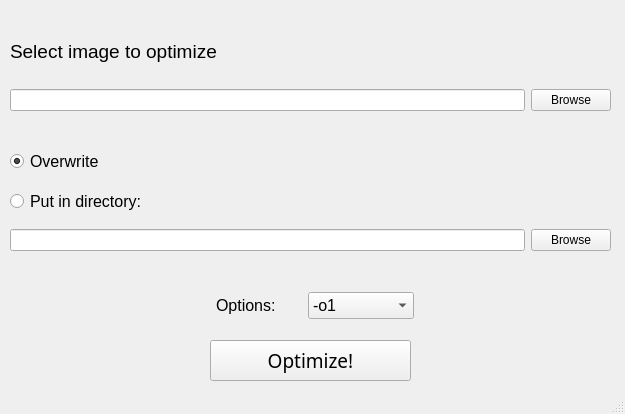
<?xml version="1.0" encoding="UTF-8"?>
<ui version="4.0">
 <class>MainWindow</class>
 <widget class="QMainWindow" name="MainWindow">
  <property name="geometry">
   <rect>
    <x>0</x>
    <y>0</y>
    <width>625</width>
    <height>414</height>
   </rect>
  </property>
  <property name="windowTitle">
   <string>optipng-gui</string>
  </property>
  <widget class="QWidget" name="centralwidget">
   <widget class="QPushButton" name="optimizeButton">
    <property name="geometry">
     <rect>
      <x>210</x>
      <y>340</y>
      <width>201</width>
      <height>41</height>
     </rect>
    </property>
    <property name="font">
     <font>
      <family>Noto Sans</family>
      <pointsize>14</pointsize>
     </font>
    </property>
    <property name="text">
     <string>Optimize!</string>
    </property>
    <property name="checkable">
     <bool>false</bool>
    </property>
   </widget>
   <widget class="QWidget" name="layoutWidget">
    <property name="geometry">
     <rect>
      <x>10</x>
      <y>140</y>
      <width>601</width>
      <height>121</height>
     </rect>
    </property>
    <layout class="QVBoxLayout" name="verticalLayout">
     <item>
      <widget class="QRadioButton" name="overwriteButton">
       <property name="font">
        <font>
         <pointsize>12</pointsize>
        </font>
       </property>
       <property name="text">
        <string>Overwrite</string>
       </property>
       <property name="checked">
        <bool>true</bool>
       </property>
      </widget>
     </item>
     <item>
      <widget class="QRadioButton" name="newfileButton">
       <property name="font">
        <font>
         <pointsize>12</pointsize>
        </font>
       </property>
       <property name="text">
        <string>Put in directory:</string>
       </property>
      </widget>
     </item>
     <item>
      <layout class="QHBoxLayout" name="horizontalLayout_2">
       <item>
        <widget class="QLineEdit" name="outputLine">
         <property name="maxLength">
          <number>999999999</number>
         </property>
        </widget>
       </item>
       <item>
        <widget class="QPushButton" name="outputBrowseButton">
         <property name="text">
          <string>Browse</string>
         </property>
        </widget>
       </item>
      </layout>
     </item>
    </layout>
   </widget>
   <widget class="QWidget" name="layoutWidget">
    <property name="geometry">
     <rect>
      <x>10</x>
      <y>20</y>
      <width>601</width>
      <height>91</height>
     </rect>
    </property>
    <layout class="QVBoxLayout" name="verticalLayout_2">
     <item>
      <widget class="QLabel" name="label">
       <property name="font">
        <font>
         <pointsize>14</pointsize>
        </font>
       </property>
       <property name="text">
        <string>Select image to optimize</string>
       </property>
      </widget>
     </item>
     <item>
      <layout class="QHBoxLayout" name="horizontalLayout">
       <item>
        <widget class="QLineEdit" name="inputLine">
         <property name="maxLength">
          <number>999999999</number>
         </property>
        </widget>
       </item>
       <item>
        <widget class="QPushButton" name="browseButton">
         <property name="text">
          <string>Browse</string>
         </property>
        </widget>
       </item>
      </layout>
     </item>
    </layout>
   </widget>
   <widget class="QWidget" name="layoutWidget">
    <property name="geometry">
     <rect>
      <x>190</x>
      <y>280</y>
      <width>251</width>
      <height>51</height>
     </rect>
    </property>
    <layout class="QHBoxLayout" name="horizontalLayout_3">
     <item>
      <widget class="QLabel" name="label_2">
       <property name="sizePolicy">
        <sizepolicy hsizetype="Maximum" vsizetype="Preferred">
         <horstretch>0</horstretch>
         <verstretch>0</verstretch>
        </sizepolicy>
       </property>
       <property name="font">
        <font>
         <pointsize>12</pointsize>
        </font>
       </property>
       <property name="text">
        <string>Options:</string>
       </property>
      </widget>
     </item>
     <item>
      <widget class="QComboBox" name="comboBox">
       <property name="sizePolicy">
        <sizepolicy hsizetype="Maximum" vsizetype="Fixed">
         <horstretch>0</horstretch>
         <verstretch>0</verstretch>
        </sizepolicy>
       </property>
       <property name="font">
        <font>
         <pointsize>12</pointsize>
        </font>
       </property>
       <property name="editable">
        <bool>false</bool>
       </property>
       <item>
        <property name="text">
         <string>-o1</string>
        </property>
       </item>
       <item>
        <property name="text">
         <string>-o4</string>
        </property>
       </item>
       <item>
        <property name="text">
         <string>-o7</string>
        </property>
       </item>
       <item>
        <property name="text">
         <string>-o7 -zm1-9</string>
        </property>
       </item>
      </widget>
     </item>
    </layout>
   </widget>
  </widget>
  <widget class="QStatusBar" name="statusBar"/>
 </widget>
 <resources/>
 <connections/>
</ui>
